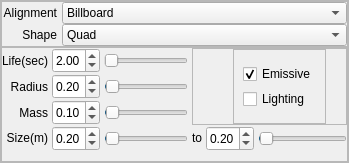
                  <widget class="QFrame" name="ParticlesFrame1Left" >
                   <property name="sizePolicy" >
                    <sizepolicy vsizetype="Preferred" hsizetype="Preferred" >
                     <horstretch>3</horstretch>
                     <verstretch>0</verstretch>
                    </sizepolicy>
                   </property>
                   <property name="frameShape" >
                    <enum>QFrame::StyledPanel</enum>
                   </property>
                   <property name="frameShadow" >
                    <enum>QFrame::Raised</enum>
                   </property>
                   <layout class="QVBoxLayout" name="verticalLayout_5" >
                    <property name="spacing" >
                     <number>0</number>
                    </property>
                    <property name="margin" >
                     <number>0</number>
                    </property>
                    <item>
                     <widget class="QFrame" name="ParticlesFrame1Left1" >
                      <property name="frameShape" >
                       <enum>QFrame::StyledPanel</enum>
                      </property>
                      <property name="frameShadow" >
                       <enum>QFrame::Raised</enum>
                      </property>
                      <layout class="QGridLayout" name="gridLayout_2" >
                       <property name="horizontalSpacing" >
                        <number>5</number>
                       </property>
                       <property name="verticalSpacing" >
                        <number>0</number>
                       </property>
                       <property name="margin" >
                        <number>0</number>
                       </property>
                       <item row="1" column="1" >
                        <widget class="QComboBox" name="ShapeComboBox" >
                         <property name="sizePolicy" >
                          <sizepolicy vsizetype="Preferred" hsizetype="Preferred" >
                           <horstretch>2</horstretch>
                           <verstretch>0</verstretch>
                          </sizepolicy>
                         </property>
                         <property name="baseSize" >
                          <size>
                           <width>130</width>
                           <height>25</height>
                          </size>
                         </property>
                         <property name="currentIndex" >
                          <number>1</number>
                         </property>
                         <item>
                          <property name="text" >
                           <string>Point</string>
                          </property>
                         </item>
                         <item>
                          <property name="text" >
                           <string>Quad</string>
                          </property>
                         </item>
                         <item>
                          <property name="text" >
                           <string>Quad Tri Strip</string>
                          </property>
                         </item>
                         <item>
                          <property name="text" >
                           <string>Hexagon</string>
                          </property>
                         </item>
                         <item>
                          <property name="text" >
                           <string>Line</string>
                          </property>
                         </item>
                        </widget>
                       </item>
                       <item row="0" column="1" >
                        <widget class="QComboBox" name="AlignmentComboBox" >
                         <property name="sizePolicy" >
                          <sizepolicy vsizetype="Preferred" hsizetype="Preferred" >
                           <horstretch>2</horstretch>
                           <verstretch>0</verstretch>
                          </sizepolicy>
                         </property>
                         <property name="baseSize" >
                          <size>
                           <width>95</width>
                           <height>25</height>
                          </size>
                         </property>
                         <property name="autoFillBackground" >
                          <bool>false</bool>
                         </property>
                         <item>
                          <property name="text" >
                           <string>Billboard</string>
                          </property>
                         </item>
                         <item>
                          <property name="text" >
                           <string>Fixed</string>
                          </property>
                         </item>
                        </widget>
                       </item>
                       <item row="0" column="0" >
                        <widget class="QLabel" name="AlignmentLabel" >
                         <property name="sizePolicy" >
                          <sizepolicy vsizetype="Fixed" hsizetype="Fixed" >
                           <horstretch>1</horstretch>
                           <verstretch>0</verstretch>
                          </sizepolicy>
                         </property>
                         <property name="text" >
                          <string>Alignment</string>
                         </property>
                         <property name="alignment" >
                          <set>Qt::AlignRight|Qt::AlignTrailing|Qt::AlignVCenter</set>
                         </property>
                        </widget>
                       </item>
                       <item row="1" column="0" >
                        <widget class="QLabel" name="ShapeLabel" >
                         <property name="sizePolicy" >
                          <sizepolicy vsizetype="Fixed" hsizetype="Minimum" >
                           <horstretch>1</horstretch>
                           <verstretch>0</verstretch>
                          </sizepolicy>
                         </property>
                         <property name="text" >
                          <string>Shape</string>
                         </property>
                         <property name="alignment" >
                          <set>Qt::AlignRight|Qt::AlignTrailing|Qt::AlignVCenter</set>
                         </property>
                        </widget>
                       </item>
                      </layout>
                     </widget>
                    </item>
                    <item>
                     <widget class="QFrame" name="ParticlesFrame1Left2" >
                      <property name="frameShape" >
                       <enum>QFrame::StyledPanel</enum>
                      </property>
                      <property name="frameShadow" >
                       <enum>QFrame::Raised</enum>
                      </property>
                      <layout class="QGridLayout" name="gridLayout_9" >
                       <property name="leftMargin" >
                        <number>0</number>
                       </property>
                       <property name="topMargin" >
                        <number>0</number>
                       </property>
                       <property name="rightMargin" >
                        <number>0</number>
                       </property>
                       <property name="bottomMargin" >
                        <number>10</number>
                       </property>
                       <property name="horizontalSpacing" >
                        <number>4</number>
                       </property>
                       <property name="verticalSpacing" >
                        <number>1</number>
                       </property>
                       <item row="0" column="0" >
                        <widget class="QLabel" name="LifeLabel" >
                         <property name="sizePolicy" >
                          <sizepolicy vsizetype="Fixed" hsizetype="Preferred" >
                           <horstretch>0</horstretch>
                           <verstretch>0</verstretch>
                          </sizepolicy>
                         </property>
                         <property name="minimumSize" >
                          <size>
                           <width>0</width>
                           <height>25</height>
                          </size>
                         </property>
                         <property name="toolTip" >
                          <string>The lifetime of each particle (seconds)</string>
                         </property>
                         <property name="text" >
                          <string>Life(sec)</string>
                         </property>
                         <property name="alignment" >
                          <set>Qt::AlignRight|Qt::AlignTrailing|Qt::AlignVCenter</set>
                         </property>
                        </widget>
                       </item>
                       <item row="1" column="0" >
                        <widget class="QLabel" name="RadiusLabel" >
                         <property name="sizePolicy" >
                          <sizepolicy vsizetype="Fixed" hsizetype="Preferred" >
                           <horstretch>0</horstretch>
                           <verstretch>0</verstretch>
                          </sizepolicy>
                         </property>
                         <property name="minimumSize" >
                          <size>
                           <width>0</width>
                           <height>25</height>
                          </size>
                         </property>
                         <property name="text" >
                          <string>Radius</string>
                         </property>
                         <property name="alignment" >
                          <set>Qt::AlignRight|Qt::AlignTrailing|Qt::AlignVCenter</set>
                         </property>
                        </widget>
                       </item>
                       <item row="2" column="0" >
                        <widget class="QLabel" name="MassLabel" >
                         <property name="sizePolicy" >
                          <sizepolicy vsizetype="Fixed" hsizetype="Preferred" >
                           <horstretch>0</horstretch>
                           <verstretch>0</verstretch>
                          </sizepolicy>
                         </property>
                         <property name="minimumSize" >
                          <size>
                           <width>0</width>
                           <height>25</height>
                          </size>
                         </property>
                         <property name="text" >
                          <string>Mass</string>
                         </property>
                         <property name="alignment" >
                          <set>Qt::AlignRight|Qt::AlignTrailing|Qt::AlignVCenter</set>
                         </property>
                        </widget>
                       </item>
                       <item row="3" column="0" >
                        <widget class="QLabel" name="SizeLabel" >
                         <property name="sizePolicy" >
                          <sizepolicy vsizetype="Fixed" hsizetype="Preferred" >
                           <horstretch>0</horstretch>
                           <verstretch>0</verstretch>
                          </sizepolicy>
                         </property>
                         <property name="toolTip" >
                          <string>Size at start of lifetime</string>
                         </property>
                         <property name="text" >
                          <string>Size(m)</string>
                         </property>
                         <property name="alignment" >
                          <set>Qt::AlignRight|Qt::AlignTrailing|Qt::AlignVCenter</set>
                         </property>
                        </widget>
                       </item>
                       <item row="3" column="3" >
                        <widget class="QLabel" name="SizeToLabel" >
                         <property name="sizePolicy" >
                          <sizepolicy vsizetype="Fixed" hsizetype="Fixed" >
                           <horstretch>0</horstretch>
                           <verstretch>0</verstretch>
                          </sizepolicy>
                         </property>
                         <property name="toolTip" >
                          <string>Size at end of lifetime</string>
                         </property>
                         <property name="text" >
                          <string>to</string>
                         </property>
                         <property name="alignment" >
                          <set>Qt::AlignRight|Qt::AlignTrailing|Qt::AlignVCenter</set>
                         </property>
                        </widget>
                       </item>
                       <item rowspan="3" row="0" column="3" colspan="3" >
                        <widget class="QFrame" name="LightingOuterFrame" >
                         <property name="frameShape" >
                          <enum>QFrame::StyledPanel</enum>
                         </property>
                         <property name="frameShadow" >
                          <enum>QFrame::Raised</enum>
                         </property>
                         <layout class="QHBoxLayout" name="horizontalLayout_2" >
                          <property name="spacing" >
                           <number>0</number>
                          </property>
                          <property name="margin" >
                           <number>0</number>
                          </property>
                          <item>
                           <spacer name="horizontalSpacer_9" >
                            <property name="orientation" >
                             <enum>Qt::Horizontal</enum>
                            </property>
                            <property name="sizeType" >
                             <enum>QSizePolicy::Expanding</enum>
                            </property>
                            <property name="sizeHint" stdset="0" >
                             <size>
                              <width>40</width>
                              <height>20</height>
                             </size>
                            </property>
                           </spacer>
                          </item>
                          <item>
                           <widget class="QFrame" name="LightingInnerFrame" >
                            <property name="sizePolicy" >
                             <sizepolicy vsizetype="Preferred" hsizetype="Preferred" >
                              <horstretch>0</horstretch>
                              <verstretch>0</verstretch>
                             </sizepolicy>
                            </property>
                            <property name="frameShape" >
                             <enum>QFrame::StyledPanel</enum>
                            </property>
                            <property name="frameShadow" >
                             <enum>QFrame::Raised</enum>
                            </property>
                            <layout class="QVBoxLayout" name="verticalLayout_4" >
                             <property name="spacing" >
                              <number>0</number>
                             </property>
                             <property name="margin" >
                              <number>9</number>
                             </property>
                             <item>
                              <widget class="QCheckBox" name="EmissiveCheckbox" >
                               <property name="sizePolicy" >
                                <sizepolicy vsizetype="Fixed" hsizetype="Fixed" >
                                 <horstretch>0</horstretch>
                                 <verstretch>0</verstretch>
                                </sizepolicy>
                               </property>
                               <property name="text" >
                                <string>Emissive</string>
                               </property>
                               <property name="checked" >
                                <bool>true</bool>
                               </property>
                              </widget>
                             </item>
                             <item>
                              <widget class="QCheckBox" name="LightingCheckbox" >
                               <property name="sizePolicy" >
                                <sizepolicy vsizetype="Fixed" hsizetype="Fixed" >
                                 <horstretch>0</horstretch>
                                 <verstretch>0</verstretch>
                                </sizepolicy>
                               </property>
                               <property name="text" >
                                <string>Lighting</string>
                               </property>
                              </widget>
                             </item>
                            </layout>
                           </widget>
                          </item>
                          <item>
                           <spacer name="horizontalSpacer_10" >
                            <property name="orientation" >
                             <enum>Qt::Horizontal</enum>
                            </property>
                            <property name="sizeHint" stdset="0" >
                             <size>
                              <width>20</width>
                              <height>20</height>
                             </size>
                            </property>
                           </spacer>
                          </item>
                         </layout>
                        </widget>
                       </item>
                       <item row="1" column="2" >
                        <widget class="QSlider" name="RadiusSlider" >
                         <property name="sizePolicy" >
                          <sizepolicy vsizetype="Fixed" hsizetype="Expanding" >
                           <horstretch>0</horstretch>
                           <verstretch>0</verstretch>
                          </sizepolicy>
                         </property>
                         <property name="maximum" >
                          <number>1000</number>
                         </property>
                         <property name="value" >
                          <number>20</number>
                         </property>
                         <property name="orientation" >
                          <enum>Qt::Horizontal</enum>
                         </property>
                        </widget>
                       </item>
                       <item row="2" column="2" >
                        <widget class="QSlider" name="MassSlider" >
                         <property name="sizePolicy" >
                          <sizepolicy vsizetype="Fixed" hsizetype="Expanding" >
                           <horstretch>0</horstretch>
                           <verstretch>0</verstretch>
                          </sizepolicy>
                         </property>
                         <property name="maximum" >
                          <number>1000</number>
                         </property>
                         <property name="value" >
                          <number>10</number>
                         </property>
                         <property name="orientation" >
                          <enum>Qt::Horizontal</enum>
                         </property>
                        </widget>
                       </item>
                       <item row="3" column="2" >
                        <widget class="QSlider" name="SizeFromSlider" >
                         <property name="sizePolicy" >
                          <sizepolicy vsizetype="Fixed" hsizetype="Expanding" >
                           <horstretch>0</horstretch>
                           <verstretch>0</verstretch>
                          </sizepolicy>
                         </property>
                         <property name="toolTip" >
                          <string>Size at start of lifetime</string>
                         </property>
                         <property name="maximum" >
                          <number>100</number>
                         </property>
                         <property name="value" >
                          <number>2</number>
                         </property>
                         <property name="orientation" >
                          <enum>Qt::Horizontal</enum>
                         </property>
                         <property name="tickPosition" >
                          <enum>QSlider::NoTicks</enum>
                         </property>
                         <property name="tickInterval" >
                          <number>0</number>
                         </property>
                        </widget>
                       </item>
                       <item row="0" column="1" >
                        <widget class="QDoubleSpinBox" name="LifeSpinBox" >
                         <property name="sizePolicy" >
                          <sizepolicy vsizetype="Fixed" hsizetype="Fixed" >
                           <horstretch>0</horstretch>
                           <verstretch>0</verstretch>
                          </sizepolicy>
                         </property>
                         <property name="minimumSize" >
                          <size>
                           <width>48</width>
                           <height>25</height>
                          </size>
                         </property>
                         <property name="maximumSize" >
                          <size>
                           <width>48</width>
                           <height>25</height>
                          </size>
                         </property>
                         <property name="toolTip" >
                          <string>The lifetime of each particle (seconds)</string>
                         </property>
                         <property name="alignment" >
                          <set>Qt::AlignRight|Qt::AlignTrailing|Qt::AlignVCenter</set>
                         </property>
                         <property name="maximum" >
                          <double>1000.000000000000000</double>
                         </property>
                         <property name="singleStep" >
                          <double>0.010000000000000</double>
                         </property>
                         <property name="value" >
                          <double>2.000000000000000</double>
                         </property>
                        </widget>
                       </item>
                       <item row="1" column="1" >
                        <widget class="QDoubleSpinBox" name="RadiusSpinBox" >
                         <property name="sizePolicy" >
                          <sizepolicy vsizetype="Fixed" hsizetype="Fixed" >
                           <horstretch>0</horstretch>
                           <verstretch>0</verstretch>
                          </sizepolicy>
                         </property>
                         <property name="minimumSize" >
                          <size>
                           <width>48</width>
                           <height>25</height>
                          </size>
                         </property>
                         <property name="maximumSize" >
                          <size>
                           <width>48</width>
                           <height>25</height>
                          </size>
                         </property>
                         <property name="alignment" >
                          <set>Qt::AlignRight|Qt::AlignTrailing|Qt::AlignVCenter</set>
                         </property>
                         <property name="maximum" >
                          <double>10.000000000000000</double>
                         </property>
                         <property name="singleStep" >
                          <double>0.010000000000000</double>
                         </property>
                         <property name="value" >
                          <double>0.200000000000000</double>
                         </property>
                        </widget>
                       </item>
                       <item row="3" column="5" >
                        <widget class="QSlider" name="SizeToSlider" >
                         <property name="sizePolicy" >
                          <sizepolicy vsizetype="Fixed" hsizetype="Expanding" >
                           <horstretch>0</horstretch>
                           <verstretch>0</verstretch>
                          </sizepolicy>
                         </property>
                         <property name="toolTip" >
                          <string>Size at end of lifetime</string>
                         </property>
                         <property name="maximum" >
                          <number>100</number>
                         </property>
                         <property name="value" >
                          <number>2</number>
                         </property>
                         <property name="orientation" >
                          <enum>Qt::Horizontal</enum>
                         </property>
                        </widget>
                       </item>
                       <item row="2" column="1" >
                        <widget class="QDoubleSpinBox" name="MassSpinBox" >
                         <property name="sizePolicy" >
                          <sizepolicy vsizetype="Fixed" hsizetype="Fixed" >
                           <horstretch>0</horstretch>
                           <verstretch>0</verstretch>
                          </sizepolicy>
                         </property>
                         <property name="minimumSize" >
                          <size>
                           <width>48</width>
                           <height>25</height>
                          </size>
                         </property>
                         <property name="maximumSize" >
                          <size>
                           <width>48</width>
                           <height>25</height>
                          </size>
                         </property>
                         <property name="alignment" >
                          <set>Qt::AlignRight|Qt::AlignTrailing|Qt::AlignVCenter</set>
                         </property>
                         <property name="maximum" >
                          <double>10.000000000000000</double>
                         </property>
                         <property name="singleStep" >
                          <double>0.010000000000000</double>
                         </property>
                         <property name="value" >
                          <double>0.100000000000000</double>
                         </property>
                        </widget>
                       </item>
                       <item row="3" column="1" >
                        <widget class="QDoubleSpinBox" name="SizeFromSpinBox" >
                         <property name="sizePolicy" >
                          <sizepolicy vsizetype="Fixed" hsizetype="Fixed" >
                           <horstretch>0</horstretch>
                           <verstretch>0</verstretch>
                          </sizepolicy>
                         </property>
                         <property name="minimumSize" >
                          <size>
                           <width>48</width>
                           <height>25</height>
                          </size>
                         </property>
                         <property name="maximumSize" >
                          <size>
                           <width>48</width>
                           <height>25</height>
                          </size>
                         </property>
                         <property name="toolTip" >
                          <string>Size at start of lifetime</string>
                         </property>
                         <property name="alignment" >
                          <set>Qt::AlignRight|Qt::AlignTrailing|Qt::AlignVCenter</set>
                         </property>
                         <property name="maximum" >
                          <double>1000.000000000000000</double>
                         </property>
                         <property name="singleStep" >
                          <double>0.010000000000000</double>
                         </property>
                         <property name="value" >
                          <double>0.200000000000000</double>
                         </property>
                        </widget>
                       </item>
                       <item row="3" column="4" >
                        <widget class="QDoubleSpinBox" name="SizeToSpinBox" >
                         <property name="sizePolicy" >
                          <sizepolicy vsizetype="Fixed" hsizetype="Fixed" >
                           <horstretch>0</horstretch>
                           <verstretch>0</verstretch>
                          </sizepolicy>
                         </property>
                         <property name="minimumSize" >
                          <size>
                           <width>48</width>
                           <height>25</height>
                          </size>
                         </property>
                         <property name="maximumSize" >
                          <size>
                           <width>48</width>
                           <height>25</height>
                          </size>
                         </property>
                         <property name="toolTip" >
                          <string>Size at end of lifetime</string>
                         </property>
                         <property name="alignment" >
                          <set>Qt::AlignRight|Qt::AlignTrailing|Qt::AlignVCenter</set>
                         </property>
                         <property name="maximum" >
                          <double>1000.000000000000000</double>
                         </property>
                         <property name="singleStep" >
                          <double>0.010000000000000</double>
                         </property>
                         <property name="value" >
                          <double>0.200000000000000</double>
                         </property>
                        </widget>
                       </item>
                       <item row="0" column="2" >
                        <widget class="QSlider" name="LifeSlider" >
                         <property name="sizePolicy" >
                          <sizepolicy vsizetype="Fixed" hsizetype="Expanding" >
                           <horstretch>0</horstretch>
                           <verstretch>0</verstretch>
                          </sizepolicy>
                         </property>
                         <property name="toolTip" >
                          <string>The lifetime of each particle (seconds)</string>
                         </property>
                         <property name="maximum" >
                          <number>1000</number>
                         </property>
                         <property name="value" >
                          <number>2</number>
                         </property>
                         <property name="orientation" >
                          <enum>Qt::Horizontal</enum>
                         </property>
                         <property name="invertedAppearance" >
                          <bool>false</bool>
                         </property>
                         <property name="invertedControls" >
                          <bool>false</bool>
                         </property>
                        </widget>
                       </item>
                      </layout>
                     </widget>
                    </item>
                   </layout>
                  </widget>
